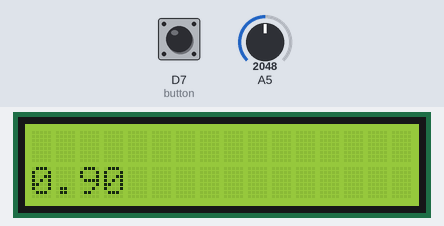
Bench run of a program on a simulated Arduino Nano ESP32. Parts: 16×2 character LCD. The inputs (shaded band) are chosen by the test bench; at power-on: A5 = 2048, D7 (button) HIGH.

Above: at 1.2 s.
1.3 s: A5 set to 164
4.3 s: A5 set to 139
At 4.49 s:
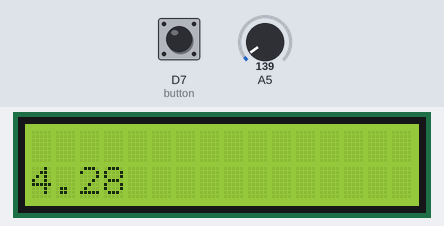
5.8 s: D7 (button) pulled LOW for 0.15 s
At 5.8 s:
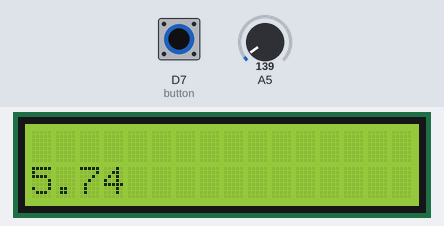
7.4 s: D7 (button) pulled LOW for 1 s
At 7.9 s:
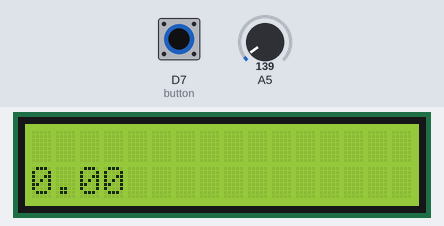
9.9 s: A5 set to 491
At 10.05 s:
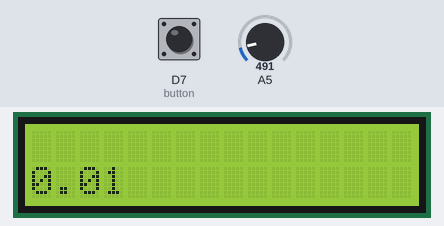
Timing chart, 0 to 12.4 s (numbered marks = the images above; inputs shaded):
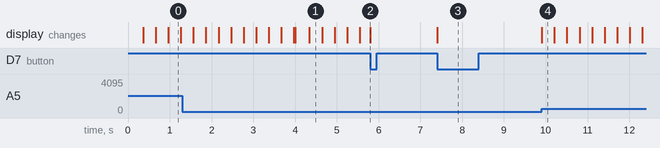

The program:

main.cpp
```cpp
#include <Arduino.h>
#include "Sensor/Sensor.hpp"
#include "Timer/Timer.hpp"
#include <LiquidCrystal.h>
#include "Button/Button.hpp"

// Initializes Sensor class
Sensor sensor(22, 150);

// Initializes timer class, value is timer-start and timer-stop
Timer timer(sensor, 5000);

Button button(7);
int clear = 0;

const int rs = 12, en = 11, d4 = 5, d5 = 4, d6 = 3, d7 = 2;
LiquidCrystal lcd(rs, en, d4, d5, d6, d7);

void setup() {
    sensor.setup();
    lcd.begin(16,2);
    button.setup();
}

void loop() {
    timer.run();
    timer.reset(button.read(), lcd);

    if (sensor.errorDetection()) {
        lcd.setCursor(0, 1);
        lcd.print("Laser error");
        clear = 0;
    } else {
        if (clear == 0) {
            lcd.setCursor(0, 1);
            clear += 1;
            lcd.clear();
        }
        lcd.setCursor(0, 1);
        lcd.print(timer.getTime());
    }
}
```

Button.hpp
```cpp
//
// Created by Herman Hårstad Gran on 30/09/2024.
//

#ifndef STARTSTOPP_BUTTON_HPP
#define STARTSTOPP_BUTTON_HPP

#include "Arduino.h"

class Button {
public:
    Button(int pinInput_);

    void setup() const;

    bool read();

private:
    int pinInput;
    long long lastPressed;
};

#endif //STARTSTOPP_BUTTON_HPP
```

Sensor.hpp
```cpp
//
// Created by Herman Hårstad Gran on 23/09/2024.
//

#ifndef STARTSTOPP_SENSOR_HPP
#define STARTSTOPP_SENSOR_HPP

#include <Arduino.h>

class Sensor{
public:
    Sensor(int pin_, int threshold_);

    void setup();

    bool readSensor();

    bool errorDetection();

private:
    int pin;
    int threshold;
    long long time;
    long long prevTime;
};

#endif //STARTSTOPP_SENSOR_HPP
```

Timer.hpp
```cpp
//
// Created by Herman Hårstad Gran on 24/09/2024.
//

#ifndef STARTSTOPP_TIMER_HPP
#define STARTSTOPP_TIMER_HPP

#include <Arduino.h>
#include "Sensor/Sensor.hpp"
#include <LiquidCrystal.h>

class Timer{
public:
    Timer(Sensor &sensor_, int thresholdTimerStop_);

    void run();

    void reset(bool buttonState_, LiquidCrystal& lcd_);

    double getTime() const;

    bool getRunning() const;

private:
    long long time;
    long long prevTime;
    unsigned long finalTime = 0;
    bool running;
    bool ready;
    int thresholdTimerStop;

    Sensor &sensor;
};


#endif //STARTSTOPP_TIMER_HPP
```

Button.cpp
```cpp
//
// Created by Herman Hårstad Gran on 30/09/2024.
//

#include "Button/Button.hpp"

Button::Button(int pinInput_) : pinInput(pinInput_), lastPressed(0) {}

void Button::setup() const {
    pinMode(pinInput, INPUT_PULLUP);
}

bool Button::read() {

    if ((digitalRead(pinInput) == LOW) && (millis() >= lastPressed + 200)) {
        lastPressed = millis();
        return true;
    } else {
        return false;
    }
}
```

Sensor.cpp
```cpp
//
// Created by Herman Hårstad Gran on 23/09/2024.
//
#include "Sensor/Sensor.hpp"

Sensor::Sensor(int pin_, int threshold_) : pin(pin_), threshold(threshold_), time(0) {}

void Sensor::setup() {
    pinMode(pin, INPUT);
}

bool Sensor::readSensor() {
    if (threshold < analogRead(pin)) {
        return true;
    } else {
        return false;
    }
}

bool Sensor::errorDetection() {

    if (readSensor()) {
        time = millis() - prevTime;
    } else {
        prevTime = millis();
        time = 0;
    }

    if (time >= 4000) {
        return true;
    } else {
        return false;
    }
}
```

Timer.cpp
```cpp
//
// Created by Herman Hårstad Gran on 24/09/2024.
//

#include "Timer/Timer.hpp"

Timer::Timer(Sensor &sensor_, int thresholdTimerStop_) :
sensor(sensor_),
time(0),
prevTime(0),
running(false),
ready(true),
thresholdTimerStop(thresholdTimerStop_) {}

void Timer::run() {

    if ((sensor.readSensor() && !running && ready)) {
        time = 0;
        prevTime = millis();
        running = true;
        ready = false;
    } else if (sensor.readSensor() && running && time > thresholdTimerStop) {
        running = false;
    }

    if (running) {
        time = millis() - prevTime;
        finalTime = millis();
    }
}

void Timer::reset(bool buttonState_, LiquidCrystal& lcd_) {
    if (buttonState_) {
        if (running) {
            running = false;
        } else {
            lcd_.clear();
            time = 0;
            ready = true;
        }
    }
}

double Timer::getTime() const {
    return time / 1000.0;
}

bool Timer::getRunning() const {
    return running;
}
```

Measured:
- after the input at 4.3 s, the display: changes at once (image 1)
- after the input at 5.8 s, every drawn part: stays the same
- after the input at 7.4 s, the display: changes at once (image 3)
- after the input at 9.9 s, the display: changes at once (image 4)
